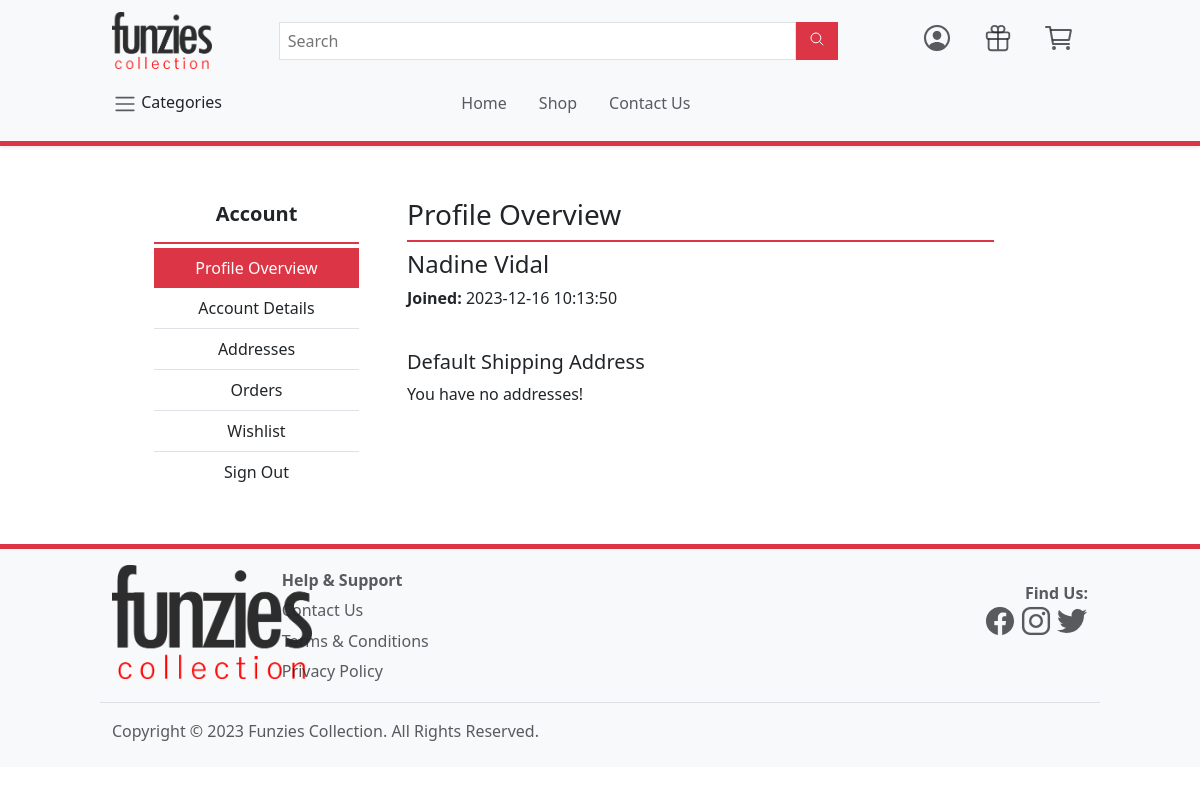
Page /account.php (signed in) on the earlier database version.
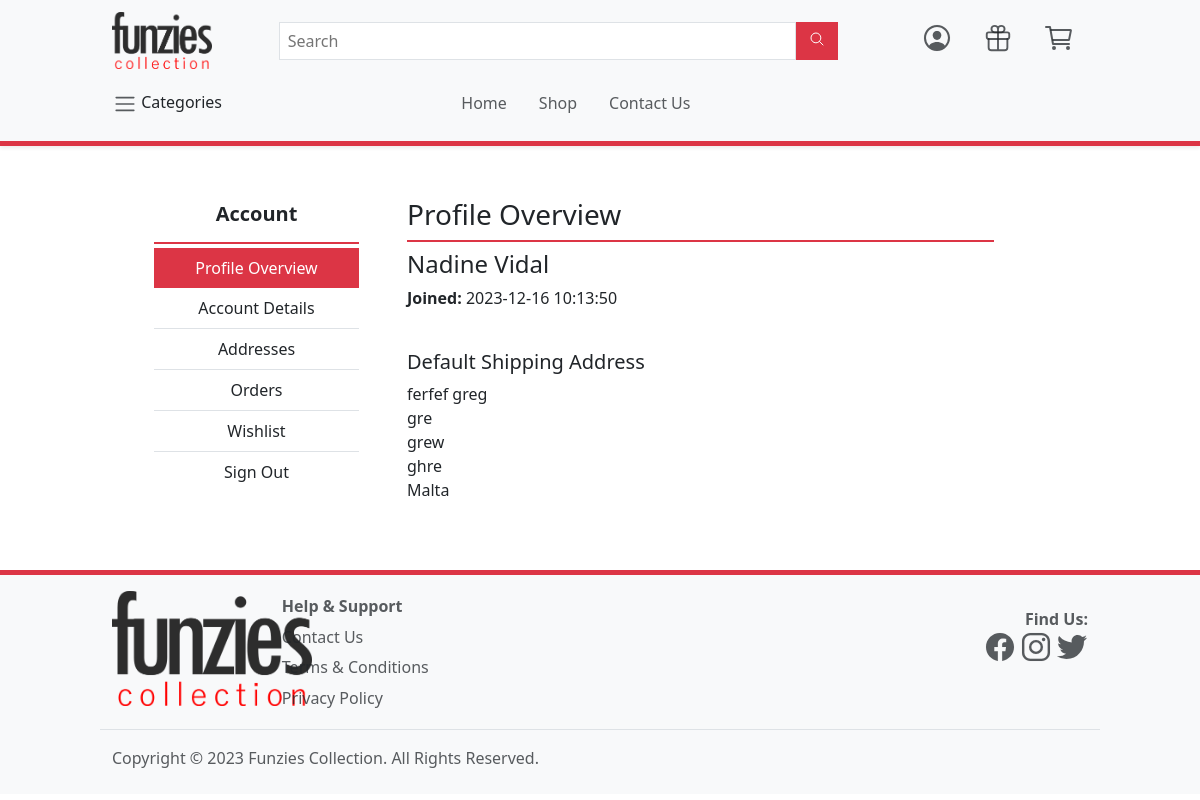
Same page on the later database version.
### tables this page shows
CREATE TABLE `address` (
  `ID` int(11) NOT NULL,
  `Street` longtext NOT NULL,
  `City` varchar(200) NOT NULL,
  `ZipCode` varchar(200) NOT NULL,
  `Region` varchar(45) NOT NULL,
  `User` int(11) NOT NULL,
  `Def` tinyint(4) NOT NULL,
  `Deleted` tinyint(1) NOT NULL,
  `Name` varchar(200) NOT NULL,
  `Surname` varchar(200) NOT NULL,
  `Mobile` varchar(45) NOT NULL
);

### dbfunctions.php (called while the page is built, shortened)
<?php
function GetUserByID($con, $id)
{
    $sql = "SELECT * FROM user WHERE ID = '$id'";
    $stmt = mysqli_stmt_init($con);
    if(!mysqli_stmt_prepare($stmt, $sql)) {
        echo "Could not load Users";
        exit();
    }
    mysqli_stmt_execute($stmt);
    $result = mysqli_stmt_get_result($stmt);
    if(mysqli_num_rows($result) > 0) {
        return $result->fetch_assoc();
    }
    return false;
}
function GetAddressesByUser($con, $userID)
{
    $sql = "SELECT * FROM address WHERE User = '$userID' AND Deleted = '0';";
    $stmt = mysqli_stmt_init($con);
    if(!mysqli_stmt_prepare($stmt, $sql)) {
        echo "Could not load Roles";
        exit();
    }
    mysqli_stmt_execute($stmt);
    $result = mysqli_stmt_get_result($stmt);
    return $result;
}
?>

### account/account-overview.php
<?php
$defAddress = null;
foreach($userAddresses as $address) {
    if($address["Def"]) {
        $defAddress = $address;
    }
}
?>
<h3 class="border-bottom border-2 border-danger pb-2">Profile Overview</h3>
<div class="card-body">
    <div class="row align-items-center">
        <div class="col-sm-7 col-md-8 col-lg-9">
            <h4><?php echo $user["Name"] . " " . $user["Surname"]?></h4>
            <p><strong>Joined:</strong> <?php echo $user["Joined"]?></p>
        </div>
    </div>
    <div class="mt-4">
        <h5>Default Shipping Address</h5>
        <?php if($defAddress != null) : ?>
        <address>
            <?php echo $defAddress["Name"] . " " . $defAddress["Surname"] ?>
            <br><?php echo $defAddress["Street"] ?>
            <br><?php echo $defAddress["City"] ?>
            <br><?php echo $defAddress["ZipCode"] ?>
            <br><?php echo $defAddress["Region"] ?>
        </address>
        <?php else : ?>
            You have no addresses!
        <?php endif; ?>
    </div>
</div>

Differences in the rows shown:
added address: Name "ferfef", Surname "greg", Street "gre", City "grew", ZipCode "ghre", Region "Malta"
Other differences:
text no longer shown: "You have no addresses!"
